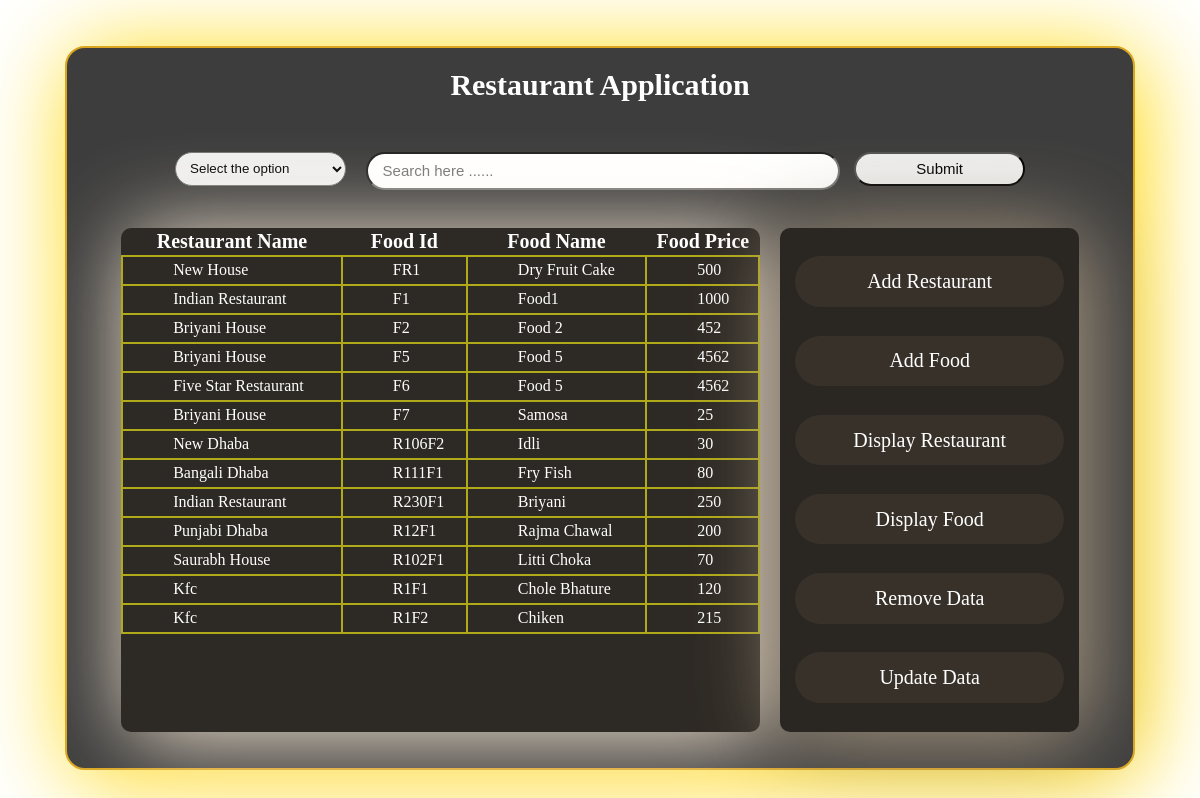
The page /displayfood/ on the database its author committed.
### application/models.py (models this page shows, shortened)
class Food(models.Model):
    restaurant =models.ForeignKey(Restaurant, on_delete=models.CASCADE)
    foodId = models.CharField(max_length=20, primary_key=True)
    foodName = models.CharField(max_length=50)
    foodPrice = models.IntegerField()
    def __str__(self):
        return f" RestaurantId: {self.restaurant.resId} -----> FoodId: {self.foodId} ----- Name: {self.foodName} ----- Price: {self.foodPrice}"

class Restaurant(models.Model):
    resId = models.CharField(max_length=20, primary_key=True)
    resName = models.CharField(max_length=50)
    resLocation=models.CharField(max_length=50)

### application/views.py (the view)
# urls.py: path('displayfood/', views.displayfood, name='displayfood'),
def displayfood(request):
    title="Food List"
    locations = Restaurant.objects.values('resLocation').distinct()
    fooddata=Food.objects.select_related('restaurant').all()
    print(fooddata)
    col1="Restaurant Name"
    col2="Food Id"
    col3="Food Name"
    col4="Food Price"
    return render(request, 'display.html', {
        'locations':locations,
        'fooddata':fooddata,
        'col1':col1,
        'col2':col2,
        'col3':col3,
        'col4':col4,
        'title':title})

### templates/display.html (shortened to what this page needs)
{% load static %}
<!DOCTYPE html>
<html lang="en">
<head>
    <link rel="stylesheet" href="{% static 'css/style.css'%}">
</head>
<body>
    <section1>
        <div class="sec1div">
            <div class="heading">
                <h1>Restaurant Application</h1>
            </div>
            <div class="searchdiv">
                <form action="../search/" method="POST">
                    <select name="option" id="opt">
                        <option value="None">Select the option</option>
                    </select>
                    <div id="inputCont">
                        <input type="text" id="searchinp" name="searchinp" placeholder="Search here ......">
                    </div>
                    <button>Submit</button>
                </form>
            </div>
            <div class="sec1div2">
                <div class="sec1div2left">
                    <div class="tabledata">
                        <table>
                            {% if resdata %}
                            <thead>
                                <tr >
                                    <th>{{col1}} </th>
                                    <th>{{col2}}</th>
                                    <th>{{col3}}</th>
                                </tr>
                            </thead>
                            {% for res in resdata  %}
                            <tr >
                                <td>{{res.resId}}</td>
                                <td>{{res.resName}}</td>
                                <td>{{res.resLocation}}</td>
                            </tr>
                            {% endfor %}
                            {% else %}
                                <thead>
                                    <tr >
                                        <th>{{col1}} </th>
                                        <th>{{col2}}</th>
                                        <th>{{col3}}</th>
                                        <th>{{col4}}</th>
                                    </tr>
                                </thead>
                                {% for food in fooddata  %}
                                <tr >
                                    <td>{{food.restaurant.resName}}</td>
                                    <td>{{food.foodId}}</td>
                                    <td>{{food.foodName}}</td>
                                    <td>{{food.foodPrice}}</td>
                                </tr>
                                {% endfor %}
                            {% endif %}
                        </table>
                    </div>
                </div>
                <div class="sec1div2right">
                    <a href="../addrestaurant" class="linka"><div class="link">Add Restaurant</div></a>
                    <a href="../addfood/" class="linka"><div class="link">Add Food</div></a>
                    <a href="../displayres/" class="linka"><div class="link">Display Restaurant</div></a>
                    <a href="../displayfood/" class="linka"><div class="link">Display Food</div></a>
                    <a href="../delete/" class="linka"><div class="link">Remove Data</div></a>
                    <a href="../update/" class="linka"><div class="link">Update Data</div></a>
                </div>
            </div>
        </div>
    </section1>
</body>
</html>

### static/css/style.css (style rules this page uses)
section1 { height: 100vh; width: 100%; display: flex; align-items: center; justify-content: center; }
.sec1div { height: 90%; width: 90%; border: 2px solid goldenrod; background-color: rgb(61, 61, 61); border-radius: 20px; box-shadow: 6px 8px 95px gold; }
.heading { height:10%; }
.heading h1 { font-size:30px; color: white; text-align: center; }
.searchdiv { height: 8%; width: 100%; display: flex; align-items: center; justify-content: center; }
form { height:100%; width: 80%; display: flex; align-items: center; justify-content: center; gap: 20px; }
form select { height: 60%; width: 20%; border-radius: 25px; padding: 0px 10px 0px 10px; cursor: pointer; }
form #inputCont { height: 60%; width: 55%; }
form input { height:100%; width: 95%; font-size: 15px; border-radius: 25px; padding: 0px 10px 0px 15px; }
form button { height: 60%; width: 20%; border-radius: 25px; padding: 0px 10px 0px 10px; cursor: pointer; font-size: 15px; }
.sec1div2 { height: 70% ; width: 100%; display: flex; align-items: center; justify-content: center; gap: 20px; margin: 30px 0 0 0; }
.sec1div2left { height: 100%; width: 60%; background-color: rgb(45, 41, 36); box-shadow: 8px 5px 90px antiquewhite; border-radius: 10px; }
table { width: 100%; color: white; border-collapse: collapse; }
th { height: 25px; font-size: 20px; }
td { height: 25px; border: 2px solid rgb(176, 169, 24); text-align: left; padding-left: 50px; }
tr { text-align: center; margin: 2px 0 0 0; height: 25px; }
.sec1div2right { height: 100%; width: 28%; background-color: rgb(42, 38, 33); box-shadow: 8px 5px 90px rgb(174, 157, 133); border-radius: 10px; display: flex; flex-direction: column; align-items: center; justify-content: space-evenly; }
.linka { height: 10%; width: 90%; font-size: 20px; color: white; text-decoration: none; background-color: rgb(55, 49, 41); display: flex; align-items: center; justify-content: center; border-radius: 25px; }
.tabledata { height: 100%; width: 100%; overflow: scroll; }

### rows shown on the page
Food: restaurant.resName "New House", foodId "FR1", foodName "Dry Fruit Cake", foodPrice "500"
Food: restaurant.resName "Indian Restaurant", foodId "F1", foodName "Food1", foodPrice "1000"
Food: restaurant.resName "Briyani House", foodId "F2", foodName "Food 2", foodPrice "452"
Food: restaurant.resName "Briyani House", foodId "F5", foodName "Food 5", foodPrice "4562"
Food: restaurant.resName "Five Star Restaurant", foodId "F6", foodName "Food 5", foodPrice "4562"
Food: restaurant.resName "Briyani House", foodId "F7", foodName "Samosa", foodPrice "25"
Food: restaurant.resName "New Dhaba", foodId "R106F2", foodName "Idli", foodPrice "30"
Food: restaurant.resName "Bangali Dhaba", foodId "R111F1", foodName "Fry Fish", foodPrice "80"
Food: restaurant.resName "Indian Restaurant", foodId "R230F1", foodName "Briyani", foodPrice "250"
Food: restaurant.resName "Punjabi Dhaba", foodId "R12F1", foodName "Rajma Chawal", foodPrice "200"
Food: restaurant.resName "Saurabh House", foodId "R102F1", foodName "Litti Choka", foodPrice "70"
Food: restaurant.resName "Kfc", foodId "R1F1", foodName "Chole Bhature", foodPrice "120"
Food: restaurant.resName "Kfc", foodId "R1F2", foodName "Chiken", foodPrice "215"

### other values the page prints
{{ col1 }} "Restaurant Name"
{{ col2 }} "Food Id"
{{ col3 }} "Food Name"
{{ col4 }} "Food Price"
